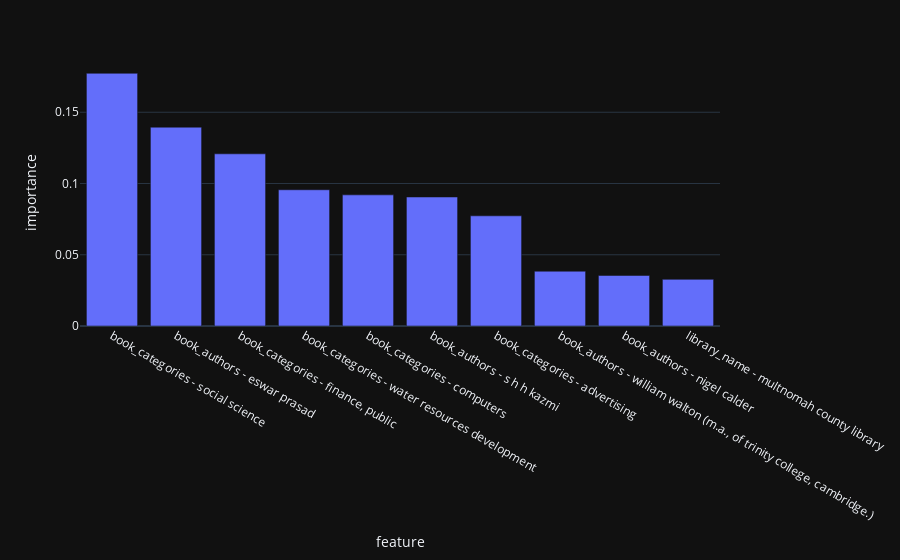

Notebook code cell kept with this figure:
### Markdown cell above
#### Top 10 Most Important Features

### Code cell
px.bar(df_winner_importance[:10], x='feature', y='importance')

### Figure 1 — Plotly figure (JSON) as saved in the notebook; plotly's stock layout.template omitted (floating-point values rounded to 4 significant figures)
{"data": [{"alignmentgroup": "True", "hovertemplate": "feature=%{x}<br>importance=%{y}<extra></extra>", "legendgroup": "", "marker": {"color": "#636efa", "pattern": {"shape": ""}}, "name": "", "offsetgroup": "", "orientation": "v", "showlegend": false, "textposition": "auto", "x": ["book_categories - social science", "book_authors - eswar prasad", "book_categories - finance, public", "book_categories - water resources development", "book_categories - computers", "book_authors - s h h kazmi", "book_categories - advertising", "book_authors - william walton (m.a., of trinity college, cambridge.)", "book_authors - nigel calder", "library_name - multnomah county library"], "xaxis": "x", "y": [0.1773, 0.1395, 0.1208, 0.0956, 0.09203, 0.09052, 0.07731, 0.03845, 0.03547, 0.03274], "yaxis": "y", "type": "bar"}], "layout": {"xaxis": {"anchor": "y", "domain": [0.0, 1.0], "title": {"text": "feature"}}, "yaxis": {"anchor": "x", "domain": [0.0, 1.0], "title": {"text": "importance"}}, "legend": {"tracegroupgap": 0}, "margin": {"t": 60}, "barmode": "relative"}}
